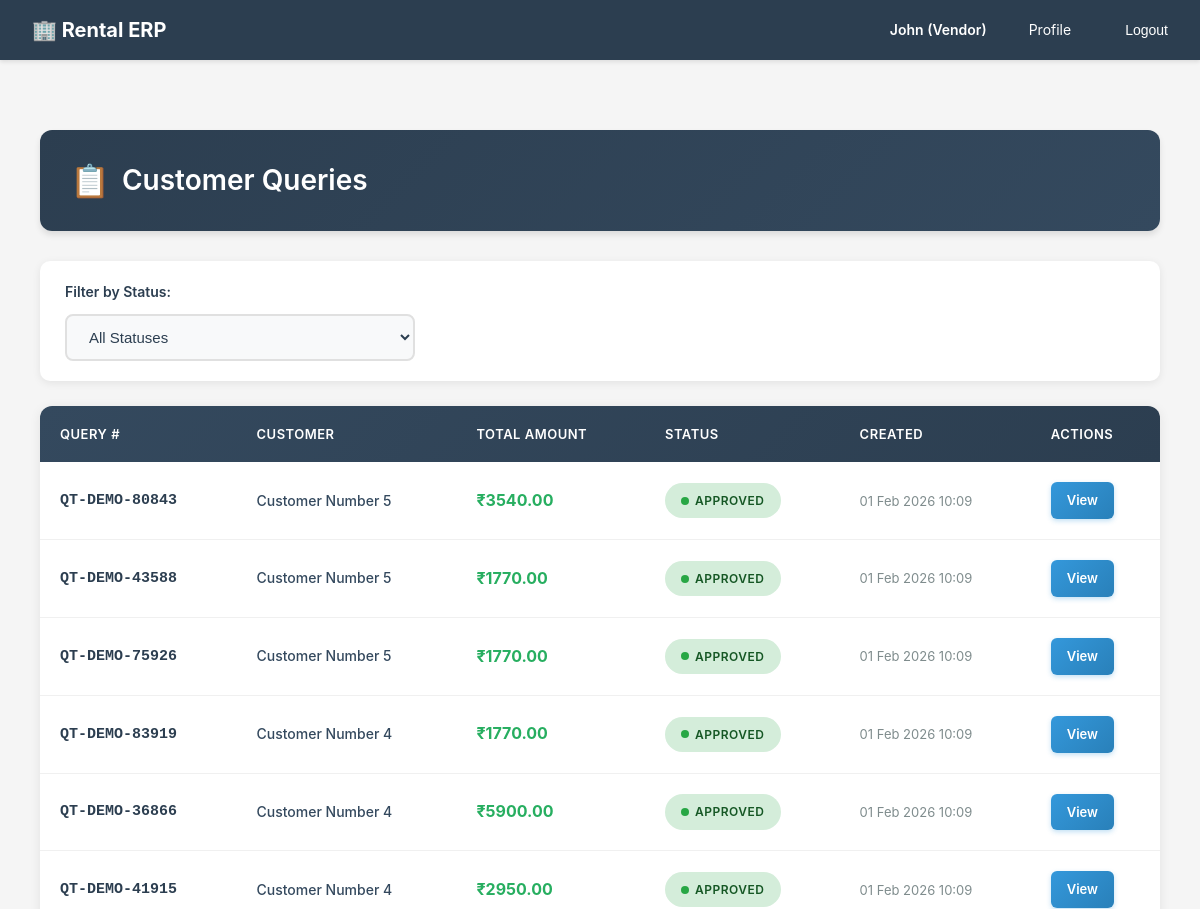
/rentals/queries/vendor/ (signed in, upper part), run on an earlier commit of the app's database.
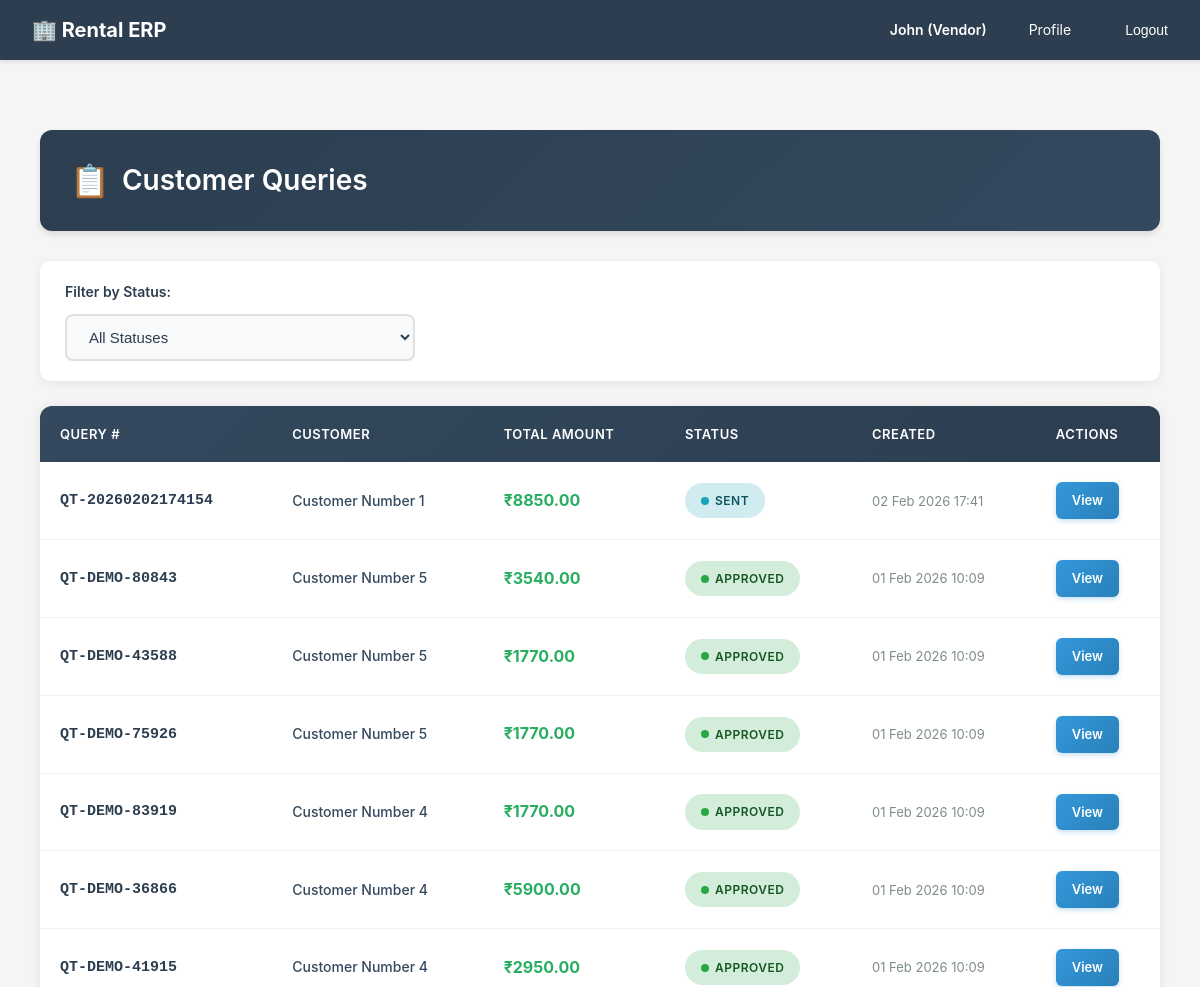
And on a later commit of the database.
### rentals/models.py (models this page shows, shortened)
class Quotation(models.Model):
    STATUS_CHOICES = [
        ('draft', 'Draft'),           # Being edited by customer
        ('sent', 'Sent'),             # Shared with customer for review
        ('confirmed', 'Confirmed'),   # Customer accepted, ready to become order
        ('cancelled', 'Cancelled'),   # Customer abandoned
        ('expired', 'Expired'),       # Validity period passed
    ]
    quotation_number = models.CharField(
        max_length=50,
        unique=True,
        help_text="Auto-generated unique quotation ID (e.g., QT-2026-0001)"
    )
    customer = models.ForeignKey(
        settings.AUTH_USER_MODEL,
        on_delete=models.CASCADE,
        related_name='quotations',
        limit_choices_to={'role': 'customer'},
        help_text="Customer requesting the rental quote"
    )
    status = models.CharField(
        max_length=20,
        choices=STATUS_CHOICES,
        default='draft',
        help_text="Current quotation stage"
    )
    valid_until = models.DateField(
        help_text="Quotation expires after this date (typical: 7-30 days)"
    )
    subtotal = models.DecimalField(
        max_digits=12,
        decimal_places=2,
        default=Decimal('0.00'),
        help_text="Sum of all line items before tax/discount"
    )
    discount_amount = models.DecimalField(
        max_digits=12,
        decimal_places=2,
        default=Decimal('0.00'),
        help_text="Total discount applied"
    )
    tax_amount = models.DecimalField(
        max_digits=12,
        decimal_places=2,
        default=Decimal('0.00'),
        help_text="GST calculated (CGST+SGST or IGST)"
    )
    total = models.DecimalField(
        max_digits=12,
        decimal_places=2,
        default=Decimal('0.00'),
        help_text="Final quotation amount (subtotal - discount + tax)"
    )
    advance_payment_percentage = models.DecimalField(
        max_digits=5,
        decimal_places=2,
        default=Decimal('0.00'),
        help_text="Required advance payment % for this quotation"
    )
    advance_payment_amount = models.DecimalField(
        max_digits=12,
        decimal_places=2,
        default=Decimal('0.00'),
        help_text="Calculated advance amount to be paid"
    )
    notes = models.TextField(
        blank=True,
        null=True,
        help_text="Special instructions or terms"
    )
    requires_approval = models.BooleanField(
        default=False,
        help_text="Whether this quotation needs approval (for high-value orders)"
    )
    approval_status = models.CharField(
        max_length=20,
        choices=[
            ('not_required', 'Not Required'),
            ('pending', 'Pending Approval'),
            ('approved', 'Approved'),
            ('rejected', 'Rejected'),
        ],
        default='not_required',
        help_text="Current approval status"
    )
    approved_by = models.ForeignKey(
        settings.AUTH_USER_MODEL,
        on_delete=models.SET_NULL,
        blank=True,
        null=True,
        related_name='approved_quotations',
        help_text="Admin or vendor who approved this quotation"
    )
    approved_at = models.DateTimeField(
        blank=True,
        null=True,
        help_text="When this quotation was approved"
    )
    created_at = models.DateTimeField(auto_now_add=True)
    updated_at = models.DateTimeField(auto_now=True)
    confirmed_at = models.DateTimeField(
        blank=True,
        null=True,
        help_text="When customer confirmed this quotation"
    )
    class Meta:
        db_table = 'quotations'
        verbose_name = 'Quotation'
        verbose_name_plural = 'Quotations'
        ordering = ['-created_at']
        indexes = [
            models.Index(fields=['customer', 'status']),
            models.Index(fields=['quotation_number']),
        ]

### accounts/models.py (models this page shows, shortened)
class User(AbstractUser):
    ROLE_CHOICES = [
        ('customer', 'Customer'),  # End-user who rents products
        ('vendor', 'Vendor'),      # Business user who owns rental products
        ('admin', 'Admin'),        # System administrator with full access
    ]
    email = models.EmailField(
        unique=True,
        validators=[EmailValidator()],
        help_text="Used for login and notifications"
    )
    role = models.CharField(
        max_length=20,
        choices=ROLE_CHOICES,
        default='customer',
        help_text="Determines user's permissions and accessible features"
    )
    phone = models.CharField(
        max_length=15,
        blank=True,
        null=True,
        validators=[
            RegexValidator(
                regex=r'^\+?1?\d{9,15}$',
                message="Phone number must be entered in the format: '+999999999'. Up to 15 digits allowed."
            )
        ],
        help_text="Contact number for order notifications and support"
    )
    is_verified = models.BooleanField(
        default=False,
        help_text="Email verification status for security"
    )
    totp_secret = models.CharField(
        max_length=32,
        blank=True,
        null=True,
        help_text="TOTP secret key for 2FA (encrypted)"
    )
    totp_enabled = models.BooleanField(
        default=False,
        help_text="Whether TOTP 2FA is enabled for this user"
    )
    created_at = models.DateTimeField(auto_now_add=True)
    updated_at = models.DateTimeField(auto_now=True)
    @property
    def phone_number(self):
        """Property alias for backward compatibility with older view/form code"""
        return self.phone
    USERNAME_FIELD = 'email'
    REQUIRED_FIELDS = ['username', 'first_name', 'last_name']
    class Meta:
        db_table = 'users'
        verbose_name = 'User'
        verbose_name_plural = 'Users'
        ordering = ['-created_at']

### rentals/views.py (the view)
# urls.py: path('queries/vendor/', views.vendor_query_list, name='vendor_query_list'),
@login_required
@require_http_methods(["GET"])
def vendor_query_list(request):
    if request.user.role != 'vendor':
        return HttpResponseForbidden('Only vendors can view queries.')
    quotations = Quotation.objects.filter(
        quotation_lines__product__vendor=request.user
    ).distinct().order_by('-created_at')
    status = request.GET.get('status')
    if status:
        quotations = quotations.filter(status=status)
    return render(request, 'rentals/vendor_query_list.html', {
        'quotations': quotations,
        'status': status,
    })

### rental_erp/compliance.py (called while the page is built)
    def process_request(self, request):
        if not request.user.is_authenticated:
            return None
        if request.method == 'GET':
            path_lower = request.path.lower()
            for model in self.PERSONAL_DATA_MODELS:
                if model in path_lower:
                    self._log_data_access(request, model)
                    break
        return None

    def process_request(self, request):
        if not request.user.is_authenticated:
            return None
        consent_key = f'gdpr_consent:{request.user.id}'
        has_consent = cache.get(consent_key)
        if has_consent is None:
            cache.set(consent_key, True, 86400)  # Cache for 24 hours
        return None

    def process_response(self, request, response):
        response['X-Privacy-Policy'] = '/privacy-policy/'
        if hasattr(settings, 'DATA_RETENTION_DAYS'):
            response['X-Data-Retention-Days'] = str(settings.DATA_RETENTION_DAYS)
        return response

### rental_erp/security.py (called while the page is built, shortened)
    def process_response(self, request, response):
        if not self.is_sensitive_operation(request):
            return response

### templates/rentals/vendor_query_list.html (shortened to what this page needs)
{% extends "base.html" %}
{% load static %}
{% block content %}
<div class="queries-container">
    <div class="page-header">
        <h2>Customer Queries</h2>
    </div>
    <div class="filter-section">
        <label class="filter-label">Filter by Status:</label>
        <div class="filter-control">
            <select class="custom-select" id="statusFilter" onchange="filterByStatus(this.value)">
                <option value="">All Statuses</option>
            </select>
        </div>
    </div>
    {% if quotations %}
    <div class="queries-table-wrapper">
        <table class="queries-table">
            <thead>
                <tr>
                    <th>Query #</th>
                    <th>Customer</th>
                    <th>Total Amount</th>
                    <th>Status</th>
                    <th>Created</th>
                    <th>Actions</th>
                </tr>
            </thead>
            <tbody id="queriesTableBody">
                {% for quotation in quotations %}
                <tr class="query-row" >
                    <td><span class="query-number">{{ quotation.quotation_number }}</span></td>
                    <td><span class="customer-name">{{ quotation.customer.get_full_name }}</span></td>
                    <td><span class="amount-cell">₹{{ quotation.total|floatformat:2 }}</span></td>
                    <td>
                        {% if quotation.status == 'draft' %}
                            <span class="status-badge status-pending">Pending Vendor</span>
                        {% elif quotation.status == 'sent' %}
                            <span class="status-badge status-sent">Sent</span>
                        {% elif quotation.status == 'confirmed' %}
                            <span class="status-badge status-approved">Approved</span>
                        {% elif quotation.status == 'cancelled' %}
                            <span class="status-badge status-declined">Declined</span>
                        {% endif %}
                    </td>
                    <td><span class="date-cell">{{ quotation.created_at|date:"d M Y H:i" }}</span></td>
                    <td>
                        <a href="{% url 'rentals:quotation_detail' quotation.id %}" class="action-btn">
                            View
                        </a>
                    </td>
                </tr>
                {% endfor %}
            </tbody>
        </table>
    </div>
    {% else %}
    <div class="empty-state">
        <div class="empty-state-icon">📭</div>
        <p class="empty-state-text">No customer queries found.</p>
    </div>
    {% endif %}
</div>
{% endblock %}

What changed in the data, as far as the page shows it:
added Quotation: quotation_number "QT-20260202174154", customer.get_full_name "Customer Number 1", total "8850.00", status "SENT", created_at "02 Feb 2026 17:41"
